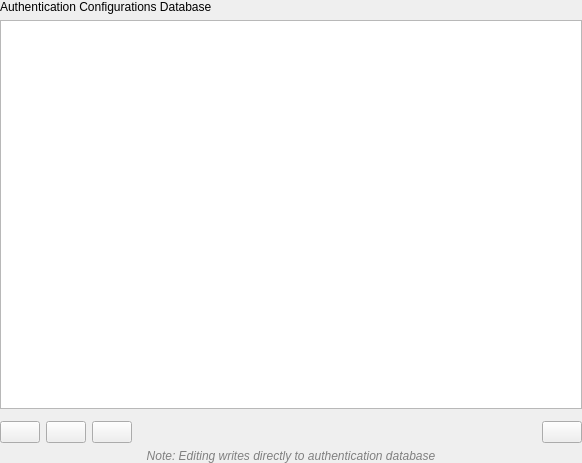
<?xml version="1.0" encoding="UTF-8"?>
<ui version="4.0">
 <class>QgsAuthConfigEditor</class>
 <widget class="QWidget" name="QgsAuthConfigEditor">
  <property name="geometry">
   <rect>
    <x>0</x>
    <y>0</y>
    <width>582</width>
    <height>463</height>
   </rect>
  </property>
  <property name="windowTitle">
   <string>Edit Authentication Configurations</string>
  </property>
  <layout class="QGridLayout" name="gridLayout">
   <property name="margin">
    <number>0</number>
   </property>
   <property name="spacing">
    <number>6</number>
   </property>
   <item row="2" column="0">
    <widget class="QTableView" name="tableViewConfigs">
     <property name="editTriggers">
      <set>QAbstractItemView::NoEditTriggers</set>
     </property>
     <property name="alternatingRowColors">
      <bool>true</bool>
     </property>
     <property name="selectionMode">
      <enum>QAbstractItemView::SingleSelection</enum>
     </property>
     <property name="selectionBehavior">
      <enum>QAbstractItemView::SelectRows</enum>
     </property>
     <property name="sortingEnabled">
      <bool>true</bool>
     </property>
     <property name="cornerButtonEnabled">
      <bool>false</bool>
     </property>
     <attribute name="horizontalHeaderStretchLastSection">
      <bool>true</bool>
     </attribute>
    </widget>
   </item>
   <item row="1" column="0">
    <widget class="QLabel" name="lblAuthConfigDb">
     <property name="sizePolicy">
      <sizepolicy hsizetype="Preferred" vsizetype="Maximum">
       <horstretch>0</horstretch>
       <verstretch>0</verstretch>
      </sizepolicy>
     </property>
     <property name="text">
      <string>Authentication Configurations Database</string>
     </property>
    </widget>
   </item>
   <item row="4" column="0">
    <layout class="QHBoxLayout" name="horizontalLayout_2">
     <item>
      <widget class="QPushButton" name="btnAddConfig">
       <property name="text">
        <string/>
       </property>
       <property name="icon">
        <iconset resource="../../images/images.qrc">
         <normaloff>:/images/themes/default/symbologyAdd.png</normaloff>:/images/themes/default/symbologyAdd.png</iconset>
       </property>
      </widget>
     </item>
     <item>
      <widget class="QPushButton" name="btnRemoveConfig">
       <property name="text">
        <string/>
       </property>
       <property name="icon">
        <iconset resource="../../images/images.qrc">
         <normaloff>:/images/themes/default/symbologyRemove.png</normaloff>:/images/themes/default/symbologyRemove.png</iconset>
       </property>
      </widget>
     </item>
     <item>
      <widget class="QPushButton" name="btnEditConfig">
       <property name="text">
        <string/>
       </property>
       <property name="icon">
        <iconset resource="../../images/images.qrc">
         <normaloff>:/images/themes/default/symbologyEdit.png</normaloff>:/images/themes/default/symbologyEdit.png</iconset>
       </property>
      </widget>
     </item>
     <item>
      <spacer name="horizontalSpacer_2">
       <property name="orientation">
        <enum>Qt::Horizontal</enum>
       </property>
       <property name="sizeHint" stdset="0">
        <size>
         <width>40</width>
         <height>20</height>
        </size>
       </property>
      </spacer>
     </item>
     <item>
      <widget class="QPushButton" name="btnAuthUtilities">
       <property name="text">
        <string/>
       </property>
       <property name="icon">
        <iconset resource="../../images/images.qrc">
         <normaloff>:/images/themes/default/propertyicons/settings.svg</normaloff>:/images/themes/default/propertyicons/settings.svg</iconset>
       </property>
      </widget>
     </item>
    </layout>
   </item>
   <item row="5" column="0">
    <widget class="QLabel" name="label_2">
     <property name="font">
      <font>
       <italic>true</italic>
      </font>
     </property>
     <property name="styleSheet">
      <string notr="true">color: rgb(128, 128, 128);</string>
     </property>
     <property name="text">
      <string>Note: Editing writes directly to authentication database</string>
     </property>
     <property name="alignment">
      <set>Qt::AlignCenter</set>
     </property>
    </widget>
   </item>
   <item row="3" column="0">
    <widget class="QgsMessageBar" name="mMsgBar"/>
   </item>
  </layout>
 </widget>
 <customwidgets>
  <customwidget>
   <class>QgsMessageBar</class>
   <extends>QFrame</extends>
   <header>qgsmessagebar.h</header>
   <container>1</container>
  </customwidget>
 </customwidgets>
 <resources>
  <include location="../../images/images.qrc"/>
 </resources>
 <connections/>
</ui>
